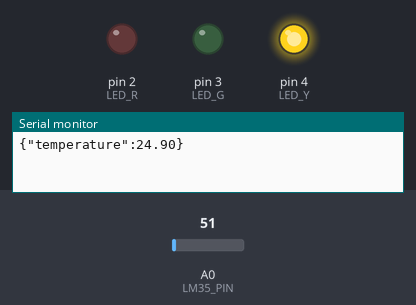
This sketch was run on a simulated Arduino Uno, built with avr-gcc and run on an emulated ATmega328P. Shown: output pins drawn as LEDs (lit = HIGH), the last lines printed to the serial monitor. The inputs (shaded band) are chosen by the test bench; at power-on: A0 (LM35_PIN) = 51.

Above: at 1.2 s.
1.3 s: A0 (LM35_PIN) set to 52
At 5.4 s:
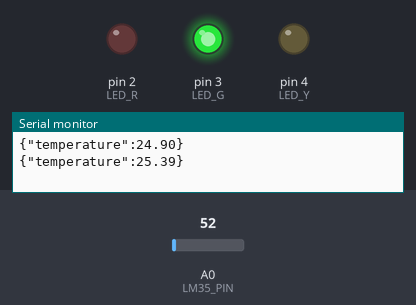
6.2 s: A0 (LM35_PIN) set to 61
At 10.4 s:
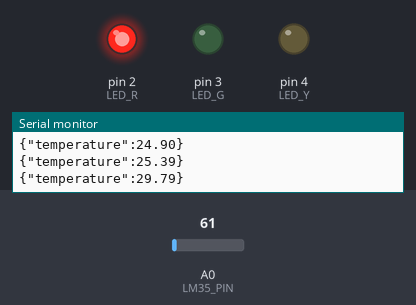
Timing chart, 0 to 11.9 s (numbered marks = the images above; inputs shaded):
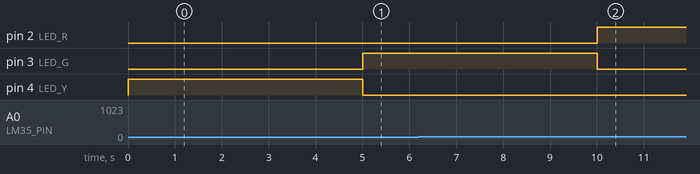

The sketch:

Prueba_SensorTemperatura.ino
```cpp
const int LM35_PIN = A0;
const int LED_R = 2;
const int LED_G = 3;
const int LED_Y = 4;

void setup() {
  Serial.begin(9600);
  pinMode(LED_R, OUTPUT);
  pinMode(LED_G, OUTPUT);
  pinMode(LED_Y, OUTPUT);
}

double getTemperature(){
  return (analogRead(LM35_PIN) * 5.0 / 1024.0) * 100.0;
}

void loop(){

  if(getTemperature()>23 && getTemperature()<=25){
    digitalWrite(LED_R,LOW);
    digitalWrite(LED_G,LOW);
    digitalWrite(LED_Y,HIGH);
  } else if(getTemperature()>25 && getTemperature()<=27){
    digitalWrite(LED_Y,LOW);
    digitalWrite(LED_R,LOW);
    digitalWrite(LED_G,HIGH);
  } else{
    digitalWrite(LED_Y,LOW);
    digitalWrite(LED_G,LOW);
    digitalWrite(LED_R,HIGH);
  }

  Serial.print("{");
  Serial.print("\"temperature\":");
  Serial.print(getTemperature());
  Serial.println("}");
  delay(5000); // Esperar 5 segundos antes de la siguiente lectura
}
```

Measured:
- the behaviour switches between 51 and 52 on A0 (LM35_PIN) (found by bisection; images 0 and 1)
- after the input at 1.3 s, pin 3 (LED_G): LOW → HIGH after 3.7 s; pin 4 (LED_Y): HIGH → LOW after 3.7 s
- after the input at 6.2 s, pin 2 (LED_R): LOW → HIGH after 3.8 s; pin 3 (LED_G): HIGH → LOW after 3.8 s
